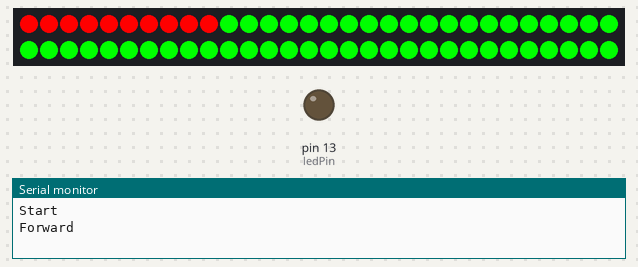
This sketch was run on a simulated Arduino Uno, built with avr-gcc and run on an emulated ATmega328P. On the bench: 60 RGB LEDs in strip order, left to right, continuing on the next row, output pins drawn as LEDs (lit = HIGH), the last lines printed to the serial monitor. Random numbers use the default seed unless the sketch sets one.

Above: at 0.01 s.
At 0.77 s:
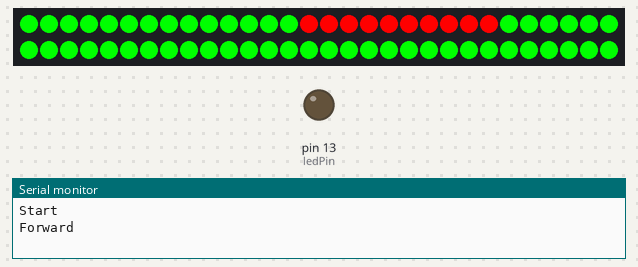
At 1.52 s:
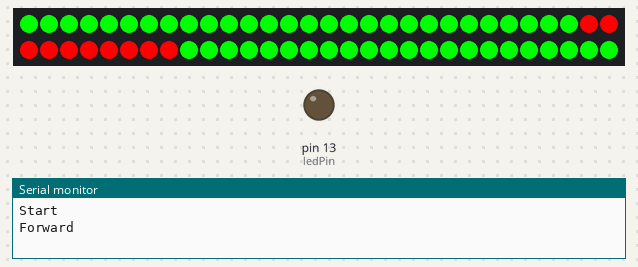
At 3.04 s:
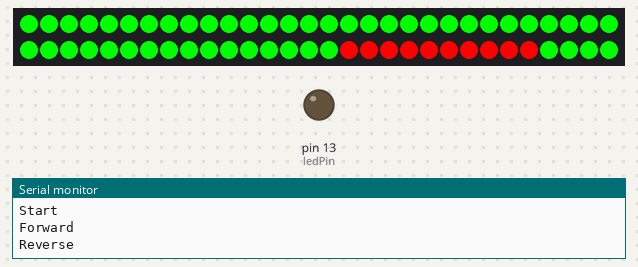
At 4.45 s:
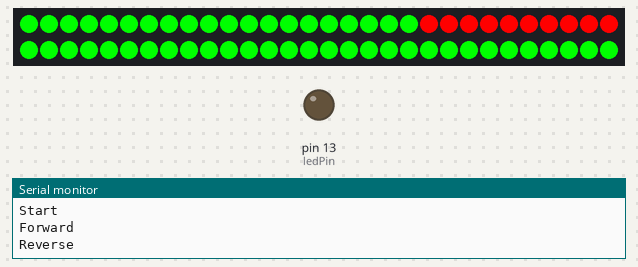
At 5.96 s:
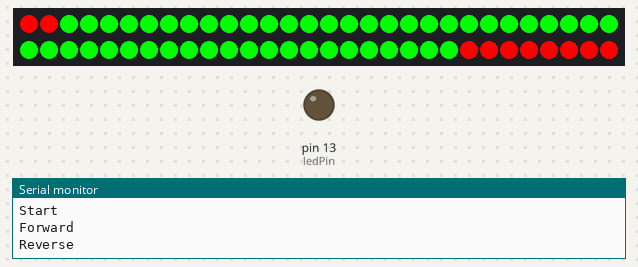

The sketch:

holiday-autocycle.ino
```cpp
// this version automatically cycles through each of the modes.
#include <Adafruit_NeoPixel.h>

#define LEDPIN 12 // connect the Data In pin
#define NUMBER_PIEXELS 60// connect the Data In pin
Adafruit_NeoPixel strip = Adafruit_NeoPixel(NUMBER_PIEXELS, LEDPIN, NEO_GRB + NEO_KHZ800);
// this constant won't change:
const int  buttonPin = 3;    // the pin that the pushbutton is attached to
// must be 2 or 3 to use interupts
const int ledPin = 13;       // the pin that the LED is attached to to show mode changes
int waitTime = 50;  // Delay time between a pixel movement

void setup() {
  // initialize the LED as an output:
  pinMode(ledPin, OUTPUT);
  strip.begin(); // sets up the memory
  // initialize serial communication:
  Serial.begin(9600);
  Serial.println("Start");
}

void loop() {
  backAndForth(10, waitTime);
  /*
  stripeChase(5, waitTime);
  stripeChase(10, waitTime);
  stripeChase(20, waitTime);
  stripeChase(30, waitTime);
  stripeChase(40, waitTime);
  theaterChase(strip.Color(255, 0, 0), waitTime);
  theaterChase(strip.Color(0, 255, 0), waitTime);
  randomRedGreen(waitTime);
  rainbow7(waitTime);
  twinkle(waitTime);
  colorWipe(strip.Color(255, 0, 0), waitTime);
  colorWipe(strip.Color(0, 255, 0), waitTime);
  */
}

// Fill the dots one after the other with a color
void colorWipe(uint32_t c, uint8_t wait) {
    for(int j=0; j<strip.numPixels(); j++) {
        strip.setPixelColor(j, c);
        strip.show();
        delay(wait);
    }
    for(int j=0; j<strip.numPixels(); j++)
      strip.setPixelColor(j, 0,0,0);
    strip.show();
}

void rainbow(uint8_t wait) {
  uint16_t i, j;

  for(j=0; j<256; j++) {
    for(i=0; i<strip.numPixels(); i++) {
      strip.setPixelColor(i, Wheel((i+j) & 255));
    }
    strip.show();
    delay(wait);
  }
}

// Slightly different, this makes the rainbow equally distributed throughout
void rainbowCycle(uint8_t wait) {
  uint16_t i, j;

  for(j=0; j<256*5; j++) { // 5 cycles of all colors on wheel
    for(i=0; i< strip.numPixels(); i++) {
      strip.setPixelColor(i, Wheel(((i * 256 / strip.numPixels()) + j) & 255));
    }
    strip.show();
    delay(wait);
  }
}

// Input a value 0 to 255 to get a color value.
// The colours are a transition r - g - b - back to r.
uint32_t Wheel(byte WheelPos) {
  if(WheelPos < 85) {
   return strip.Color(WheelPos * 3, 255 - WheelPos * 3, 0);
  } else if(WheelPos < 170) {
   WheelPos -= 85;
   return strip.Color(255 - WheelPos * 3, 0, WheelPos * 3);
  } else {
   WheelPos -= 170;
   return strip.Color(0, WheelPos * 3, 255 - WheelPos * 3);
  }
}


// a seven segment rainbow with red on the highest pixel
void rainbow7(uint16_t wait) {
  int np = strip.numPixels();  // we use the modulo function with this

  for (int i=0; i<strip.numPixels(); i++) {
      strip.setPixelColor(i     % np, 0, 0, 0); // off
      strip.setPixelColor((i+1) % np, 25, 0, 25); // violet
      strip.setPixelColor((i+2) % np, 255, 0, 255); // indigo
      strip.setPixelColor((i+3) % np, 0, 0, 150); // blue
      strip.setPixelColor((i+4) % np, 0, 150, 0); // green
      strip.setPixelColor((i+5) % np, 255, 255, 0); // yellow
      strip.setPixelColor((i+6) % np, 110, 70, 0); // orange
      strip.setPixelColor((i+7) % np, 150, 0, 0); // red
      strip.setPixelColor((i+8) % np, 0, 0, 0); // off
      strip.setPixelColor((i+10) % np, 0, 0, 0); // off
      strip.setPixelColor((i+11) % np, 0, 0, 0); // off
      strip.show();
      delay(wait);
  }
}


// draw 100 random red and green for 1/10th of a second
void randomRedGreen(uint8_t wait) {
int position;
  for(int i=0; i<100; i++) {
     position = random(strip.numPixels());
     // half red and half green
     if (random(2) > 0 )
        strip.setPixelColor(position, 255, 0, 0);
      else strip.setPixelColor(position, 0, 255, 0);
     strip.show();
     delay(wait*3);
     strip.setPixelColor(position, 0, 0, 0);
     strip.show();
  }
}

void randomColor(uint8_t wait) {
int newColor;
  for(uint16_t i=0; i<strip.numPixels(); i++) {
     newColor = Wheel(random(255));
     strip.setPixelColor(i, newColor);
     strip.show();
     delay(wait);
  }
}

//Theatre-style crawling lights with rainbow effect
void theaterChase(uint32_t color, uint8_t wait) {

    for (int j=0; j < 10; j++) {
      for (int q=0; q < 5; q++) {
          for (int i=0; i < strip.numPixels(); i=i+5) {
            strip.setPixelColor(i+q, color);    //turn every 5th pixel on
          }
          strip.show();
          delay(wait * 3);

          for (int i=0; i < strip.numPixels(); i=i+5) {
            strip.setPixelColor(i+q, 0);        //turn every fifth pixel off
          }
          strip.show();
      }
    }
}

// alternating bands of color that move down the strip
void stripeChase(int bandWidth, uint8_t wait) {
   for (int j=0; j <= strip.numPixels(); j++) {
       for (int i=0; i < strip.numPixels(); i++) {
          if ((i / bandWidth) % 2)
             strip.setPixelColor((i+j) % strip.numPixels(), 255,0,0);
          else strip.setPixelColor((i+j) % strip.numPixels(), 0,255,0);
       }
        strip.show();
        delay(wait * 2);
   }
}


// alternating bands of color that move down the strip
void backAndForth(int bandWidth, uint8_t wait) {
   // forward
   Serial.println("Forward");
   for (int j=0; j <= strip.numPixels() - bandWidth; j++) {
       for (int i=0; i < strip.numPixels(); i++) {
          if (i < bandWidth) strip.setPixelColor((i+j) % strip.numPixels(), 255,0,0);
          else strip.setPixelColor((i+j) % strip.numPixels(), 0,255,0);
       }
        strip.show();
        delay(wait);
   }
   //reverse
   Serial.println("Reverse");
   for (int j=strip.numPixels(); j > 0; j--) {
       for (int i=strip.numPixels(); i > 0; i--) {
          if (i > strip.numPixels() - bandWidth) strip.setPixelColor( (i+j) % strip.numPixels(), 255,0,0);
          else strip.setPixelColor((i+j) % strip.numPixels(), 0,255,0);
       }
        strip.show();
        delay(wait);
   }
}


void twinkle(uint8_t wait) {
  int random_index;
  for (int i=0; i < wait/100; i++) {
    strip.setPixelColor(i, 0, 0, 0);
    random_index = random(strip.numPixels()); // get a random number from 0 to Num Pixels
    strip.setPixelColor(random_index, 255, 0, 0); // turn a random pixel on
    strip.show();
    delay(100);

    strip.setPixelColor(random_index, 0, 255, 0); // turn a random pixel on
    strip.show();
    delay(100);
    strip.setPixelColor(random_index, 0, 0, 0); // turn it off
  }
}
```

Measured:
- by itself, everything shown: repeats every 6.0 s, in 111 steps
